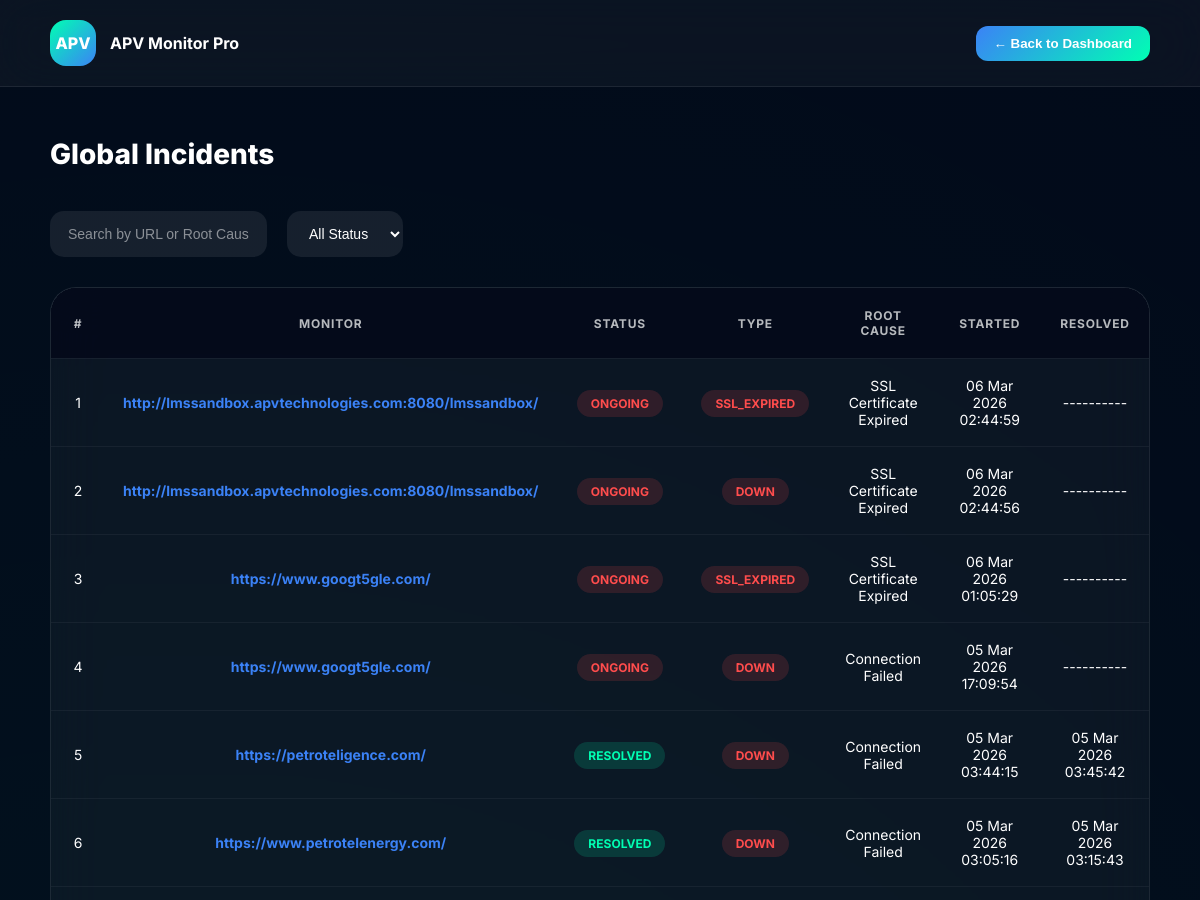
The page /incidents (signed in, upper part) on the database as committed earlier.
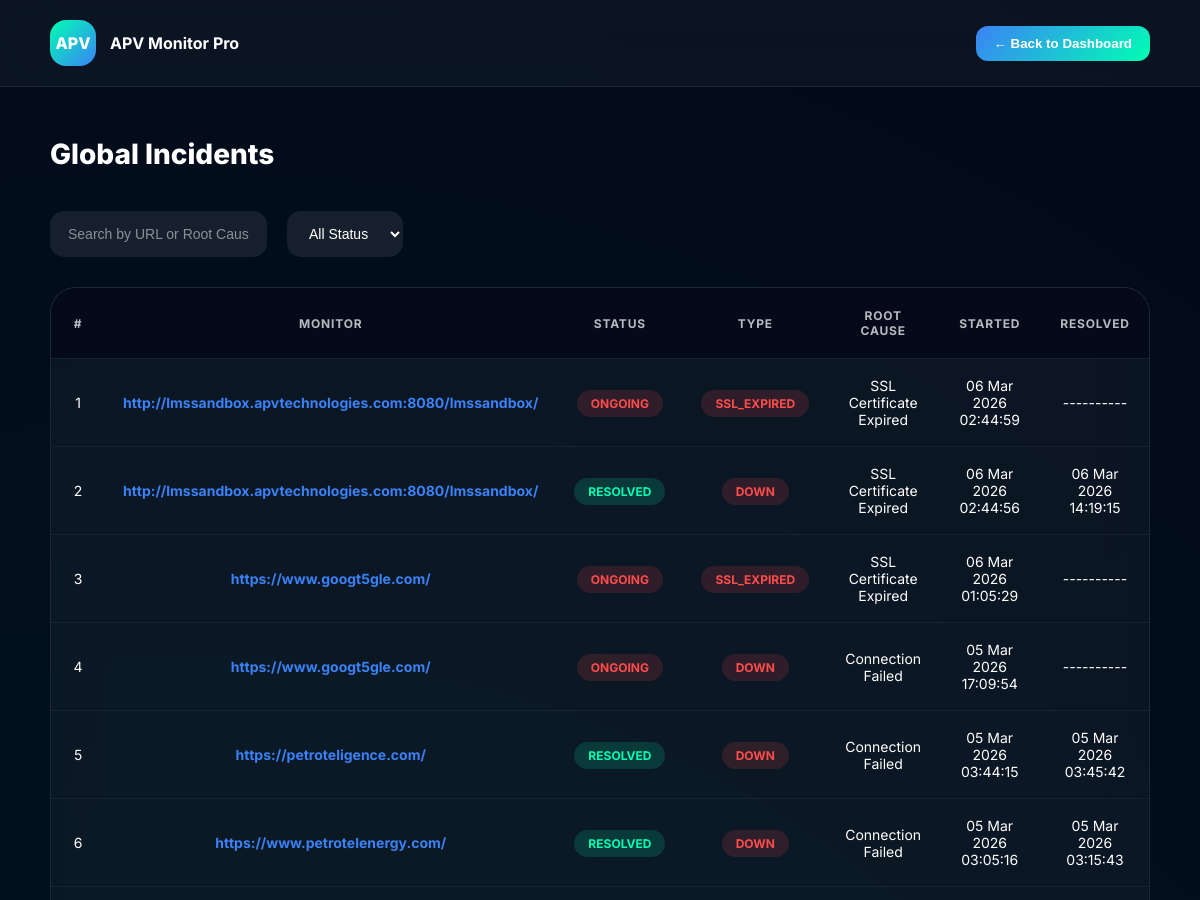
The same page on the database as committed later.
### models/incident.py (models this page shows, shortened)
class Incident(db.Model):
    __tablename__ = "incidents"
    id = db.Column(
        db.Integer,
        primary_key=True
    )
    monitor_id = db.Column(
        db.Integer,
        db.ForeignKey("monitors.id"),
        nullable=False,
        index=True
    )
    status = db.Column(
        db.String(50),
        nullable=False,
        index=True
    )
    message = db.Column(
        db.String(500),
        nullable=True
    )
    created_at = db.Column(
        db.DateTime,
        default=datetime.utcnow,
        index=True
    )
    lifecycle_status = db.Column(
        db.String(20),
        default="ONGOING",
        nullable=False,
        index=True
    )
    started_at = db.Column(
        db.DateTime,
        default=datetime.utcnow,
        nullable=False,
        index=True
    )
    resolved_at = db.Column(
        db.DateTime,
        nullable=True,
        index=True
    )
    duration_seconds = db.Column(
        db.Integer,
        nullable=True
    )
    root_cause = db.Column(
        db.String(255),
        default="Unknown"
    )
    http_status_code = db.Column(
        db.Integer,
        nullable=True
    )
    visibility = db.Column(
        db.String(20),
        default="PUBLIC"
    )
    comment_count = db.Column(
        db.Integer,
        default=0
    )

### models/monitor.py (models this page shows, shortened)
class Monitor(db.Model):
    __tablename__ = "monitors"
    id = db.Column(
        db.Integer,
        primary_key=True
    )
    url = db.Column(
        db.String(500),
        nullable=False,
        index=True
    )
    status = db.Column(
        db.String(20),
        default="UNKNOWN",
        nullable=False,
        index=True
    )
    response_time = db.Column(
        db.Float,
        nullable=True
    )
    is_paused = db.Column(
        db.Boolean,
        default=False,
        nullable=False,
        index=True
    )
    check_interval = db.Column(
        db.Integer,
        default=60,
        nullable=False
    )
    last_checked_at = db.Column(
        db.DateTime,
        nullable=True,
        index=True
    )
    failure_count = db.Column(
        db.Integer,
        default=0,
        nullable=False
    )
    recovery_count = db.Column(
        db.Integer,
        default=0,
        nullable=False
    )
    ssl_expiry_date = db.Column(
        db.DateTime,
        nullable=True
    )
    ssl_days_remaining = db.Column(
        db.Integer,
        default=0
    )
    last_ssl_check = db.Column(
        db.DateTime,
        nullable=True,
        index=True
    )
    last_checked = db.Column(
        db.DateTime,
        nullable=True,
        index=True
    )
    created_at = db.Column(
        db.DateTime,
        default=datetime.utcnow,
        nullable=False,
        index=True
    )
    user_id = db.Column(
        db.Integer,
        db.ForeignKey("users.id"),
        nullable=False,
        index=True
    )
    created_by = db.Column(
        db.Integer,
        db.ForeignKey("users.id"),
        nullable=False,
        index=True
    )
    incidents = db.relationship(
        "Incident",
        backref="monitor",
        lazy="select",
        cascade="all, delete-orphan"
    )
    logs = db.relationship(
        "MonitorLog",
        backref="monitor",
        lazy="select",
        cascade="all, delete-orphan"
    )

### routes/monitor_routes.py (the view, shortened to what this page needs)
@monitor_bp.route("/incidents")
def global_incidents():
    if not require_login():
        return redirect(url_for("home"))
    lifecycle = request.args.get("lifecycle")
    search = request.args.get("search")
    query = Incident.query.join(Monitor).filter(
        Monitor.user_id == session.get("user_id")
    )
    if lifecycle in ["ONGOING", "RESOLVED"]:
        query = query.filter(
            Incident.lifecycle_status == lifecycle
        )
    incidents = query.order_by(
        Incident.started_at.desc()
    ).all()
    return render_template(
        "dashboard/global_incidents.html",
        incidents=incidents
    )

### routes/monitor_routes.py (called while the page is built)
def require_login():
    if not session.get("logged_in"):
        flash("Session expired. Please login again.", "error")
        return False
    return True

### templates/dashboard/global_incidents.html (shortened to what this page needs)
<!DOCTYPE html>
<html>
<head>
</head>
<body>
<div class="navbar">
<div class="logo">
<div class="logo-box">APV</div>
<div style="font-weight:700;">APV Monitor Pro</div>
</div>
<a href="/dashboard">
<button class="back-btn">← Back to Dashboard</button>
</a>
</div>
<div class="container">
<div class="header">
<h1>Global Incidents</h1>
</div>
<div class="filter-bar">
<input type="text" id="searchInput" placeholder="Search by URL or Root Cause">
<select id="statusFilter">
<option value="ALL">All Status</option>
</select>
</div>
<div class="table-box">
<table id="incidentTable">
<tr>
<th>#</th>
<th>Monitor</th>
<th>Status</th>
<th>Type</th>
<th>Root Cause</th>
<th>Started</th>
<th>Resolved</th>
</tr>
{% if incidents %}
{% for incident in incidents %}
<tr>
<td>{{ loop.index }}</td>
<td>
<a href="/monitor/{{ incident.monitor.id }}/overview" class="url-link">
{{ incident.monitor.url }}
</a>
</td>
<td>
{% if incident.lifecycle_status == "ONGOING" %} <span class="badge badge-down">ONGOING</span>
{% else %} <span class="badge badge-resolved">RESOLVED</span>
{% endif %}
</td>
<td>
{% if incident.status == "SLOW" %} <span class="badge badge-slow">SLOW</span>
{% else %} <span class="badge badge-down">{{ incident.status }}</span>
{% endif %}
</td>
<td>{{ incident.root_cause or "-" }}</td>
<td>
{{ incident.started_at.strftime("%d %b %Y %H:%M:%S") }}
</td>
<td>
{% if incident.resolved_at %}
{{ incident.resolved_at.strftime("%d %b %Y %H:%M:%S") }}
{% else %}
----------
{% endif %}
</td>
</tr>
{% endfor %}
{% else %}
<tr>
<td colspan="8" class="empty">
No incidents recorded yet
</td>
</tr>
{% endif %}
</table>
</div>
</div>
</body>
</html>

### templates/dashboard/global_incidents.html (style rules this page uses)
:root { --green:#00ffb3; --blue:#3b82f6; --red:#ff4d4d; --orange:#f59e0b; }
body { margin:0; font-family:'Inter',sans-serif; background: radial-gradient(circle at 15% 20%, rgba(0,255,179,.06), transparent 40%), radial-gradient(circle at 85% 80%, rgba(59,130,246,.06), transparent 40%), #020617; color:white; }
.navbar { display:flex; justify-content:space-between; align-items:center; padding:20px 50px; background:rgba(255,255,255,0.04); backdrop-filter:blur(25px); border-bottom:1px solid rgba(255,255,255,0.08); }
.logo { display:flex; align-items:center; gap:14px; }
.logo-box { width:46px; height:46px; border-radius:16px; background:linear-gradient(135deg,var(--green),var(--blue)); display:flex; align-items:center; justify-content:center; font-weight:800; }
.back-btn { padding:10px 18px; border-radius:12px; border:none; background:linear-gradient(135deg,var(--blue),var(--green)); color:white; font-weight:600; cursor:pointer; }
.container { padding:50px; }
.header { margin-bottom:40px; }
.header h1 { margin:0; font-size:28px; font-weight:800; }
.filter-bar { display:flex; gap:20px; margin-bottom:30px; flex-wrap:wrap; }
.filter-bar input, .filter-bar select { padding:14px 18px; border-radius:14px; border:none; background:rgba(255,255,255,0.08); color:white; font-size:14px; }
.filter-bar input::placeholder { color:rgba(255,255,255,.5); }
.table-box { overflow-x:auto; border-radius:26px; background:rgba(255,255,255,0.04); backdrop-filter:blur(25px); border:1px solid rgba(255,255,255,0.08); }
table { width:100%; border-collapse:collapse; }
th { padding:20px; text-align:center; font-size:12px; text-transform:uppercase; letter-spacing:.8px; opacity:.7; background:#020617; }
td { padding:18px; text-align:center; font-size:14px; }
tr { border-bottom:1px solid rgba(255,255,255,0.05); }
.badge { padding:6px 14px; border-radius:20px; font-size:12px; font-weight:700; }
.badge-down { background:rgba(255,77,77,0.15); color:var(--red); }
.badge-resolved { background:rgba(0,255,179,0.15); color:var(--green); }
.url-link { color:var(--blue); font-weight:700; text-decoration:none; }

Rows that differ between the two databases and show on the page:
changed Incident: resolved_at (not shown) → "06 Mar 2026 14:19:15"; lifecycle_status "ONGOING" → "RESOLVED"; no longer shows "----------"
